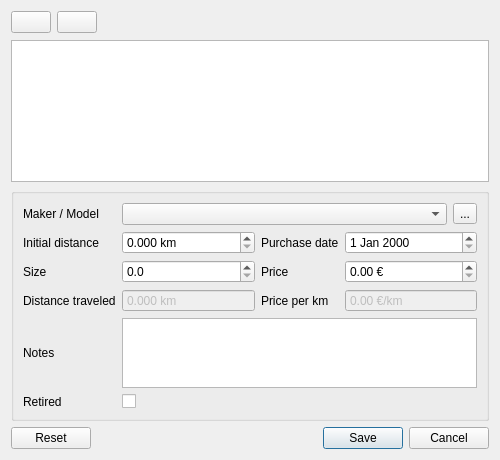
<?xml version="1.0" encoding="UTF-8"?>
<ui version="4.0">
 <class>ShoeView</class>
 <widget class="QDialog" name="ShoeView">
  <property name="windowModality">
   <enum>Qt::ApplicationModal</enum>
  </property>
  <property name="geometry">
   <rect>
    <x>0</x>
    <y>0</y>
    <width>500</width>
    <height>460</height>
   </rect>
  </property>
  <property name="windowTitle">
   <string>Edit a shoe</string>
  </property>
  <layout class="QVBoxLayout" name="verticalLayout">
   <item>
    <layout class="QHBoxLayout" name="horizontalLayout">
     <item>
      <widget class="QPushButton" name="addPushButton">
       <property name="icon">
        <iconset>
         <normaloff>:table_add</normaloff>:table_add</iconset>
       </property>
      </widget>
     </item>
     <item>
      <widget class="QPushButton" name="removePushButton">
       <property name="text">
        <string/>
       </property>
       <property name="icon">
        <iconset>
         <normaloff>:table_delete</normaloff>:table_delete</iconset>
       </property>
      </widget>
     </item>
     <item>
      <spacer name="horizontalSpacer">
       <property name="orientation">
        <enum>Qt::Horizontal</enum>
       </property>
       <property name="sizeHint" stdset="0">
        <size>
         <width>88</width>
         <height>23</height>
        </size>
       </property>
      </spacer>
     </item>
    </layout>
   </item>
   <item>
    <widget class="QTableView" name="tableView">
     <property name="sizePolicy">
      <sizepolicy hsizetype="Expanding" vsizetype="Expanding">
       <horstretch>0</horstretch>
       <verstretch>1</verstretch>
      </sizepolicy>
     </property>
     <property name="editTriggers">
      <set>QAbstractItemView::NoEditTriggers</set>
     </property>
     <property name="selectionMode">
      <enum>QAbstractItemView::SingleSelection</enum>
     </property>
     <property name="selectionBehavior">
      <enum>QAbstractItemView::SelectRows</enum>
     </property>
     <property name="cornerButtonEnabled">
      <bool>false</bool>
     </property>
    </widget>
   </item>
   <item>
    <widget class="QGroupBox" name="groupBox">
     <property name="sizePolicy">
      <sizepolicy hsizetype="Preferred" vsizetype="Preferred">
       <horstretch>0</horstretch>
       <verstretch>1</verstretch>
      </sizepolicy>
     </property>
     <property name="title">
      <string/>
     </property>
     <layout class="QGridLayout" name="gridLayout">
      <item row="0" column="1" colspan="3">
       <layout class="QHBoxLayout" name="horizontalLayout_4">
        <item>
         <widget class="QComboBox" name="shoeModelComboBox"/>
        </item>
        <item>
         <widget class="QToolButton" name="shoeModelToolButton">
          <property name="text">
           <string>...</string>
          </property>
         </widget>
        </item>
       </layout>
      </item>
      <item row="1" column="0">
       <widget class="QLabel" name="label_7">
        <property name="text">
         <string>Initial distance</string>
        </property>
        <property name="buddy">
         <cstring>initialDistanceDoubleSpinBox</cstring>
        </property>
       </widget>
      </item>
      <item row="1" column="1">
       <widget class="QDoubleSpinBox" name="initialDistanceDoubleSpinBox">
        <property name="sizePolicy">
         <sizepolicy hsizetype="Minimum" vsizetype="Fixed">
          <horstretch>1</horstretch>
          <verstretch>0</verstretch>
         </sizepolicy>
        </property>
        <property name="suffix">
         <string> km</string>
        </property>
        <property name="decimals">
         <number>3</number>
        </property>
        <property name="maximum">
         <double>9999.989999999999782</double>
        </property>
       </widget>
      </item>
      <item row="1" column="2">
       <widget class="QLabel" name="label_8">
        <property name="text">
         <string>Purchase date</string>
        </property>
        <property name="buddy">
         <cstring>purchaseDateDateEdit</cstring>
        </property>
       </widget>
      </item>
      <item row="1" column="3">
       <widget class="QDateEdit" name="purchaseDateDateEdit">
        <property name="sizePolicy">
         <sizepolicy hsizetype="Minimum" vsizetype="Fixed">
          <horstretch>1</horstretch>
          <verstretch>0</verstretch>
         </sizepolicy>
        </property>
       </widget>
      </item>
      <item row="2" column="0">
       <widget class="QLabel" name="label_9">
        <property name="text">
         <string>Size</string>
        </property>
        <property name="buddy">
         <cstring>sizeDoubleSpinBox</cstring>
        </property>
       </widget>
      </item>
      <item row="2" column="1">
       <widget class="QDoubleSpinBox" name="sizeDoubleSpinBox">
        <property name="decimals">
         <number>1</number>
        </property>
        <property name="minimum">
         <double>0.000000000000000</double>
        </property>
        <property name="maximum">
         <double>99.000000000000000</double>
        </property>
        <property name="singleStep">
         <double>0.500000000000000</double>
        </property>
       </widget>
      </item>
      <item row="2" column="2">
       <widget class="QLabel" name="label_10">
        <property name="text">
         <string>Price</string>
        </property>
        <property name="buddy">
         <cstring>priceDoubleSpinBox</cstring>
        </property>
       </widget>
      </item>
      <item row="2" column="3">
       <widget class="QDoubleSpinBox" name="priceDoubleSpinBox">
        <property name="suffix">
         <string> €</string>
        </property>
        <property name="maximum">
         <double>999.990000000000009</double>
        </property>
       </widget>
      </item>
      <item row="3" column="0">
       <widget class="QLabel" name="label_11">
        <property name="text">
         <string>Distance traveled</string>
        </property>
        <property name="buddy">
         <cstring>distanceDoubleSpinBox</cstring>
        </property>
       </widget>
      </item>
      <item row="3" column="1">
       <widget class="QDoubleSpinBox" name="distanceDoubleSpinBox">
        <property name="enabled">
         <bool>false</bool>
        </property>
        <property name="buttonSymbols">
         <enum>QAbstractSpinBox::NoButtons</enum>
        </property>
        <property name="suffix">
         <string> km</string>
        </property>
        <property name="decimals">
         <number>3</number>
        </property>
        <property name="maximum">
         <double>9999.989999999999782</double>
        </property>
       </widget>
      </item>
      <item row="3" column="2">
       <widget class="QLabel" name="label_12">
        <property name="text">
         <string>Price per km</string>
        </property>
        <property name="buddy">
         <cstring>pricePerDistanceDoubleSpinBox</cstring>
        </property>
       </widget>
      </item>
      <item row="4" column="0">
       <widget class="QLabel" name="label_6">
        <property name="text">
         <string>Notes</string>
        </property>
        <property name="buddy">
         <cstring>notesPlainTextEdit</cstring>
        </property>
       </widget>
      </item>
      <item row="4" column="1" colspan="3">
       <widget class="QPlainTextEdit" name="notesPlainTextEdit"/>
      </item>
      <item row="3" column="3">
       <widget class="QDoubleSpinBox" name="pricePerDistanceDoubleSpinBox">
        <property name="enabled">
         <bool>false</bool>
        </property>
        <property name="buttonSymbols">
         <enum>QAbstractSpinBox::NoButtons</enum>
        </property>
        <property name="suffix">
         <string> €/km</string>
        </property>
        <property name="maximum">
         <double>999.990000000000009</double>
        </property>
       </widget>
      </item>
      <item row="5" column="0">
       <widget class="QLabel" name="label_3">
        <property name="text">
         <string>Retired</string>
        </property>
       </widget>
      </item>
      <item row="5" column="1">
       <widget class="QCheckBox" name="retiredCheckBox">
        <property name="text">
         <string/>
        </property>
       </widget>
      </item>
      <item row="0" column="0">
       <widget class="QLabel" name="label_4">
        <property name="text">
         <string>Maker / Model</string>
        </property>
       </widget>
      </item>
     </layout>
    </widget>
   </item>
   <item>
    <layout class="QHBoxLayout" name="horizontalLayout_2">
     <item>
      <widget class="QPushButton" name="resetPushButton">
       <property name="text">
        <string>Reset</string>
       </property>
       <property name="icon">
        <iconset>
         <normaloff>:reset</normaloff>:reset</iconset>
       </property>
      </widget>
     </item>
     <item>
      <spacer name="horizontalSpacer_2">
       <property name="orientation">
        <enum>Qt::Horizontal</enum>
       </property>
       <property name="sizeHint" stdset="0">
        <size>
         <width>40</width>
         <height>20</height>
        </size>
       </property>
      </spacer>
     </item>
     <item>
      <widget class="QPushButton" name="savePushButton">
       <property name="text">
        <string>Save</string>
       </property>
       <property name="icon">
        <iconset>
         <normaloff>:save</normaloff>:save</iconset>
       </property>
       <property name="default">
        <bool>true</bool>
       </property>
      </widget>
     </item>
     <item>
      <widget class="QPushButton" name="cancelPushButton">
       <property name="text">
        <string>Cancel</string>
       </property>
       <property name="icon">
        <iconset>
         <normaloff>:cancel</normaloff>:cancel</iconset>
       </property>
      </widget>
     </item>
    </layout>
   </item>
  </layout>
 </widget>
 <resources/>
 <connections/>
</ui>
